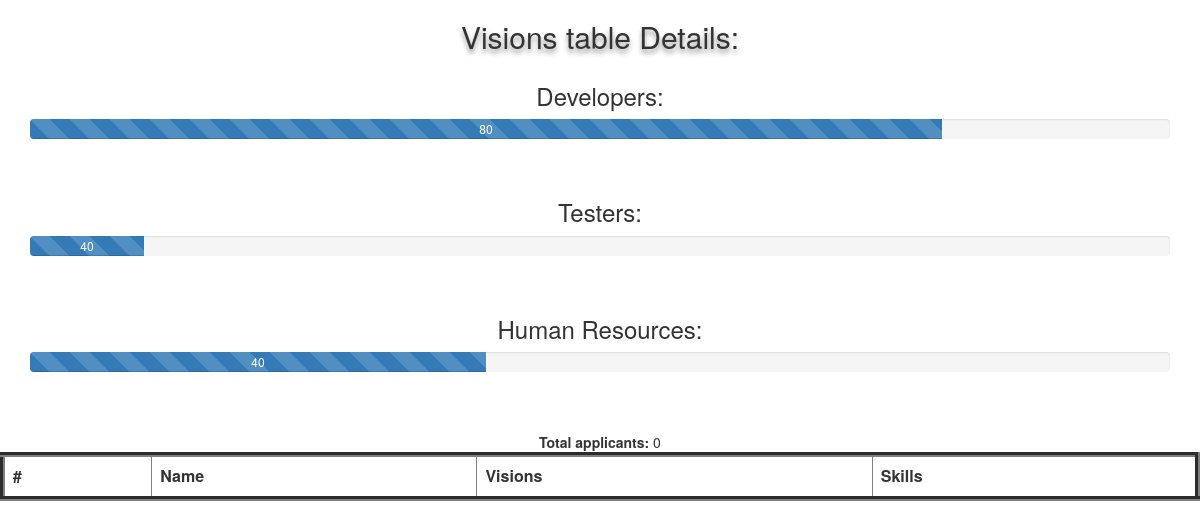
The app's page /tables/visions.php, older data.
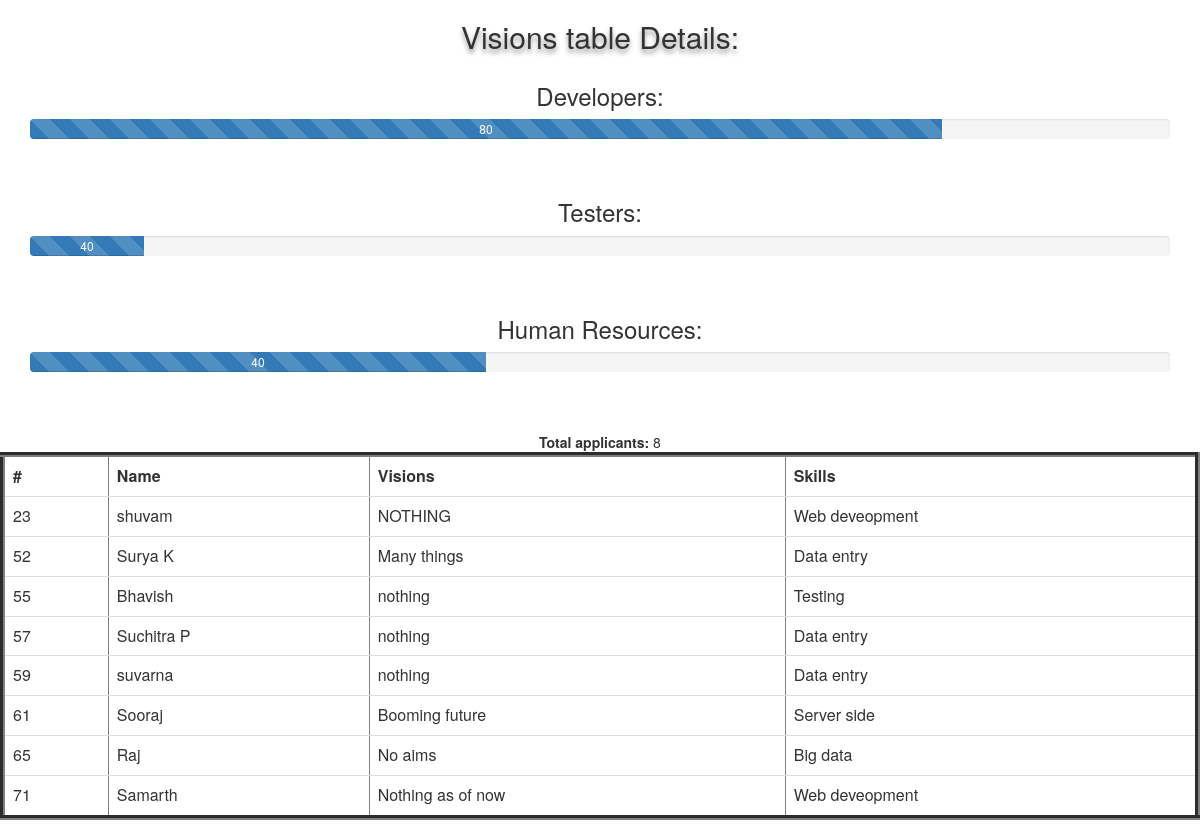
The same page, newer data.
### tables this page shows
CREATE TABLE `visions` (
  `id` int(11) NOT NULL,
  `name` varchar(100) NOT NULL,
  `vision` text NOT NULL,
  `skills` varchar(100) NOT NULL
);

### tables/visions.php (the view, shortened to what this page needs)
<?php
$link=new mysqli("localhost","root","","jobapp1");
$qvision= mysqli_query($link, "SELECT * from visions ");
$vscount=0;
  echo "<center>";
  echo "<table class='table col-md-12' border='5'>
<tr>
<th>#</th>
<th>Name</th>
<th>Visions</th>
<th>Skills</th>
</tr>";
echo "</center>";
  while($row=mysqli_fetch_array($qvision))
  {
      echo "<tr>";
      echo "<td>"; echo $row["id"]; echo "</td>";
      echo "<td>"; echo $row["name"]; echo "</td>";
      echo "<td>"; echo $row["vision"]; echo "</td>";
      echo "<td>"; echo $row["skills"]; echo "</td>";
      echo "</tr>";
      $vscount= $vscount+1;
  }
$mxdev="40";
$count="40";
$rowd="100";
$rowh="80";
?>
<!DOCTYPE html>
<html lang="en">
<head>
    <link rel="stylesheet" href="https://maxcdn.bootstrapcdn.com/bootstrap/3.4.1/css/bootstrap.min.css">
</head>
<body>
<h2 style="text-align: center;text-shadow:0 4px 5px rgba(0,0,0,0.4);">Visions table Details:</h2>
<div class="container">
  <h3>Developers:</h3>
  <div class="progress">
    <div class="progress-bar progress-bar-striped active" role="progressbar" aria-valuenow="<?php echo $rowd; ?>" aria-valuemin="0" aria-valuemax="<?php echo $mxdev;?>" style="width:<?php echo $rowh;?>% ">
      <?php echo $rowh;?>
    </div>
  </div>
<br>
</div>
<div class="container">
  <h3>Testers:</h3>
  <div class="progress">
    <div class="progress-bar progress-bar-striped active" role="progressbar" aria-valuenow="<?php echo $count; ?>" aria-valuemin="0" aria-valuemax="100" style="width:<?php echo "10";?>% ">
      <?php echo "40";?>
    </div>
  </div>
<br>
</div>
<div class="container">
  <h3>Human Resources:</h3>
  <div class="progress">
    <div class="progress-bar progress-bar-striped active" role="progressbar" aria-valuenow="<?php echo $count; ?>" aria-valuemin="0" aria-valuemax="100" style="width:<?php echo $count;?>% ">
      <?php echo $count;?>
    </div>
  </div>
  <br><br>
  <?php
  echo "<b>Total applicants:</b> ". $vscount;
  ?>
</body>
</html>

Row changes from the older to the newer data that the page shows:
added visions: id "23", name "shuvam", vision "NOTHING", skills "Web deveopment"
added visions: id "52", name "Surya K", vision "Many things", skills "Data entry"
added visions: id "55", name "Bhavish", vision "nothing", skills "Testing"
added visions: id "57", name "Suchitra P", vision "nothing", skills "Data entry"
added visions: id "59", name "suvarna", vision "nothing", skills "Data entry"
added visions: id "61", name "Sooraj", vision "Booming future", skills "Server side"
added visions: id "65", name "Raj", vision "No aims", skills "Big data"
added visions: id "71", name "Samarth", vision "Nothing as of now", skills "Web deveopment"
Text that changed along with them:
$vscount: "0" → "8"
